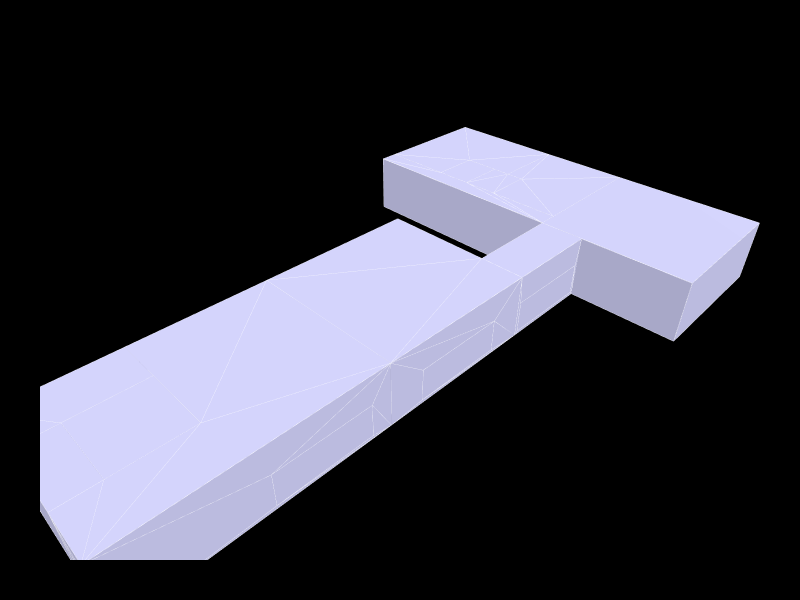

The code cell stored with this chart in its notebook:
### Markdown cell above
## 1. Load geometry

### Code cell
geo_objects = Topology.ByOBJPath("c:/Users/etmaglari/IAAC/etmaglari_gML/Rhino_Geometry _etm.obj")
print(f"{len(geo_objects)} object(s) loaded")

Topology.Show(geo_objects,
              faceColor=[210,210,250],
              faceOpacity=0.3,
              edgeColor="white",
              edgeWidth=1,
              showVertices=False,
              backgroundColor="black",
              width=800, height=600,
              renderer=renderer)

### Figure 1 — Plotly figure (JSON) as saved in the notebook; plotly's stock layout.template omitted (floating-point values rounded to 4 significant figures; data arrays with more than 128 entries replaced by an {"elided": "..."} marker saying what was removed)
{"data": [{"hoverinfo": "text", "legendgroup": "2", "legendrank": 2, "line": {"color": "white", "dash": "solid", "width": 1}, "marker": {"size": 0}, "mode": "lines", "name": "1: GH (Edges)", "showlegend": false, "text": "", "type": "scatter3d", "x": {"elided": "3138 float values"}, "y": {"elided": "3138 float values"}, "z": {"elided": "3138 float values"}}, {"cmax": 1, "cmin": 0, "color": "#D2D2FA", "colorscale": [[0, "#440154"], [0.1111, "#482878"], [0.2222, "#3e4989"], [0.3333, "#31688e"], [0.4444, "#26828e"], [0.5556, "#1f9e89"], [0.6667, "#35b779"], [0.7778, "#6ece58"], [0.8889, "#b5de2b"], [1, "#fde725"]], "flatshading": true, "hoverinfo": "text", "hovertext": "", "i": {"elided": "412 int values"}, "j": {"elided": "412 int values"}, "k": {"elided": "412 int values"}, "legendgroup": "3", "legendrank": 3, "lighting": {"facenormalsepsilon": 0}, "name": "1: GH (Faces)", "opacity": 1, "showlegend": false, "showscale": false, "text": "", "type": "mesh3d", "x": {"elided": "142 float values"}, "y": {"elided": "142 float values"}, "z": {"elided": "142 float values"}}], "layout": {"autosize": true, "height": 600, "margin": {"b": 40, "l": 40, "r": 40, "t": 40}, "paper_bgcolor": "#000000", "plot_bgcolor": "#000000", "scene": {"aspectmode": "data", "camera": {"center": {"x": 0, "y": 0, "z": 0}, "eye": {"x": -1.25, "y": -1.25, "z": 1.25}, "projection": {"type": "perspective"}, "up": {"x": 0, "y": 0, "z": 1}}, "xaxis": {"visible": false}, "yaxis": {"visible": false}, "zaxis": {"visible": false}}, "showlegend": true, "width": 800, "xaxis": {"showgrid": false, "visible": false, "zeroline": false}, "yaxis": {"showgrid": false, "visible": false, "zeroline": false}}}
